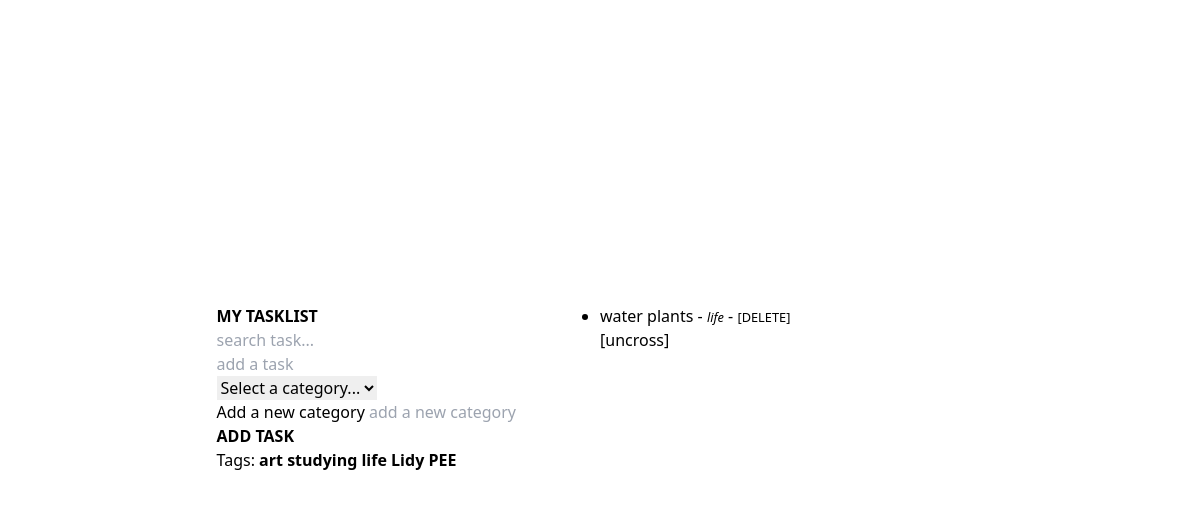
/?category=life, run on the app's committed database.
### core/models.py (models this page shows, shortened)
class Category(models.Model):
    name = models.CharField(max_length=200)

class Task(models.Model):
    desc = models.CharField(max_length=200)
    category = models.ForeignKey(Category, on_delete=models.CASCADE, null=True)

### core/views.py (the view)
# urls.py: path('', views.my_tasks, name='my-tasks'),
def my_tasks(request):
    category = request.GET.get('category')
    if category == None:
        tasks = Task.objects.all()
    else:
        tasks = Task.objects.filter(category__name=category)
    categories = Category.objects.all()
    context = {'tasks': tasks, 'categories': categories}
    return render(request, 'my_tasks.html', context)

### core/templates/my_tasks.html (shortened to what this page needs)
{% extends 'base.html' %}
{% block content %}
<div class="flex h-screen w-screen justify-center items-center">
    <div class="grid grid-cols-2">
        <div>
            <h1><a href="{% url 'my-tasks' %}"><B>MY TASKLIST</B></a> </h1>
            <div>{% include 'partials/search.html' %}</div>
            <form action="">
                <input type="text" name="taskdesc" placeholder="add a task">
                <div>
                    <select name="category" id="">
                    <option value="none">Select a category...</option>
                    </select>
                </div>
                <div>
                    <label for="newCategory">Add a new category</label>
                <input type="text" name="category_new" placeholder="add a new category">
                </div>
                <div><button hx-post="{% url 'add-task' %}" hx-target="#task-list" type="submit"><b>ADD TASK</b></button></div>
            </form>
            <div>Tags:
                {% for category in categories %}
                    <a href="{% url 'my-tasks' %}?category={{category.name}}"><b>{{category.name}}</b></a>
                {% endfor %}
            </div>
        <form action="">
            <input type="text">
        </form>
        </div>
    <div id="search-results">
        <div id="task-list">
                {% include 'partials/task-list.html' %}
        </div>
    </div>
    </div>
</div>
{% endblock %}

### core/templates/partials/task-list.html
<ul class="list-disc">
{% for task in tasks %}
<li id="task-item">{{task.desc}} - <small><i>{{task.category.name}}</i></small> - <small><a href="" hx-delete="{% url 'delete-task' task.pk %}" hx-target="#task-list">[DELETE]</a></small></li>
<span id="uncross">[uncross]</span>
{% endfor %}
</ul>

### data on the page
Category: name "art"
Category: name "studying"
Category: name "life"
Category: name "Lidy"
Category: name "PEE"
Task: desc "water plants", category.name "life"
